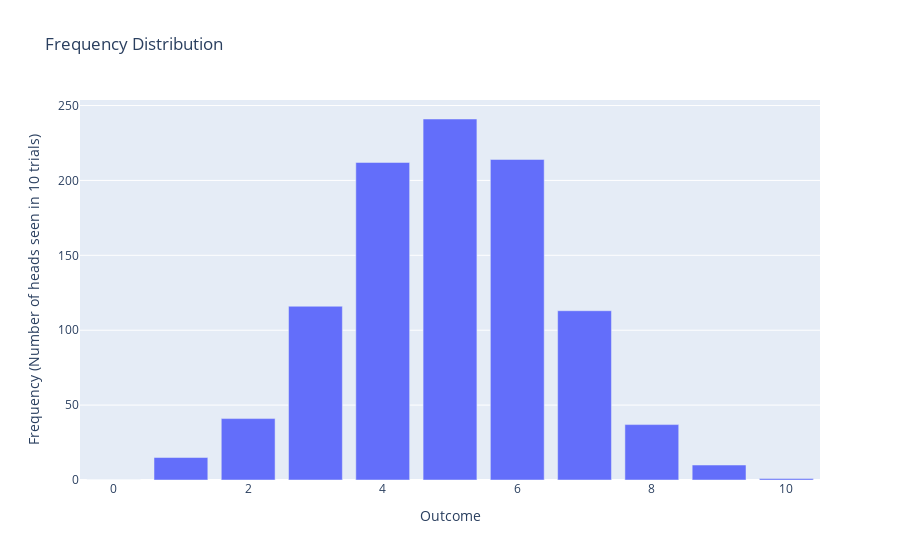
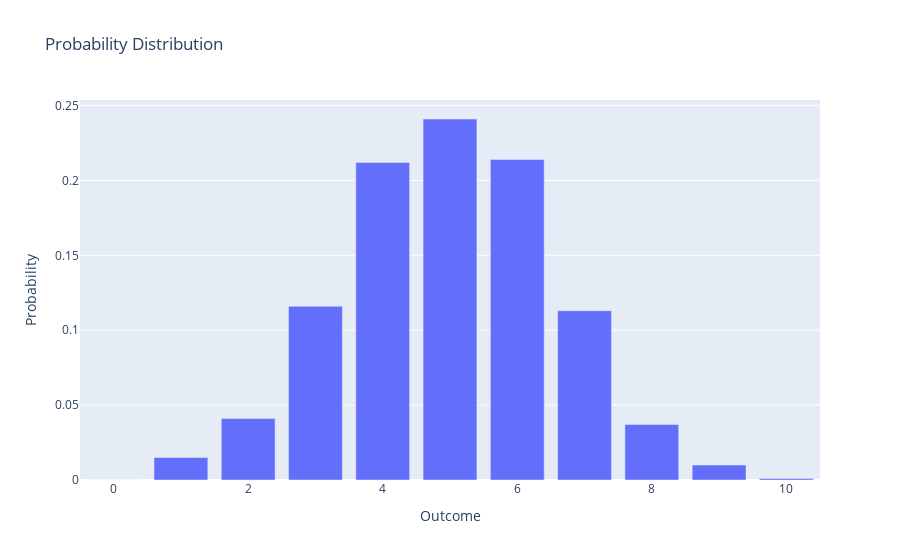

Here is the notebook cell these charts were saved with, in order:
### Markdown cell above
Great! Now that our binomial function is working, we can try and visualize our frequency distribution and estimated probability distribution as we did for the Bernouilli distribution.

### Code cell
n, p, n_samples = 10, 0.5, 1000
y = many_coin_tosses(n=n, p=p, n_samples=n_samples)

# Plotting frequency distribution
fig = go.Figure()
fig.add_trace(go.Bar(y=y))
fig.update_layout(
    title_text='Frequency Distribution', # title of plot
    xaxis_title_text='Outcome', # xaxis label
    yaxis_title_text='Frequency (Number of heads seen in {} trials)'.format(n), # yaxis label
)
fig.show()

# Plotting probability distribution
norm_y = np.array(y)/np.sum(y)

fig = go.Figure()
fig.add_trace(go.Bar(y=norm_y))
fig.update_layout(
    title_text='Probability Distribution', # title of plot
    xaxis_title_text='Outcome', # xaxis label
    yaxis_title_text='Probability', # yaxis label
)
fig.show()

### Figure 1 — Plotly figure (JSON) as saved in the notebook; plotly's stock layout.template omitted (floating-point values rounded to 4 significant figures)
{"data": [{"type": "bar", "y": [0, 15, 41, 116, 212, 241, 214, 113, 37, 10, 1]}], "layout": {"title": {"text": "Frequency Distribution"}, "xaxis": {"title": {"text": "Outcome"}}, "yaxis": {"title": {"text": "Frequency (Number of heads seen in 10 trials)"}}}}

### Figure 2 — Plotly figure (JSON) as saved in the notebook; plotly's stock layout.template omitted (floating-point values rounded to 4 significant figures)
{"data": [{"type": "bar", "y": [0, 0.015, 0.041, 0.116, 0.212, 0.241, 0.214, 0.113, 0.037, 0.01, 0.001]}], "layout": {"title": {"text": "Probability Distribution"}, "xaxis": {"title": {"text": "Outcome"}}, "yaxis": {"title": {"text": "Probability"}}}}
